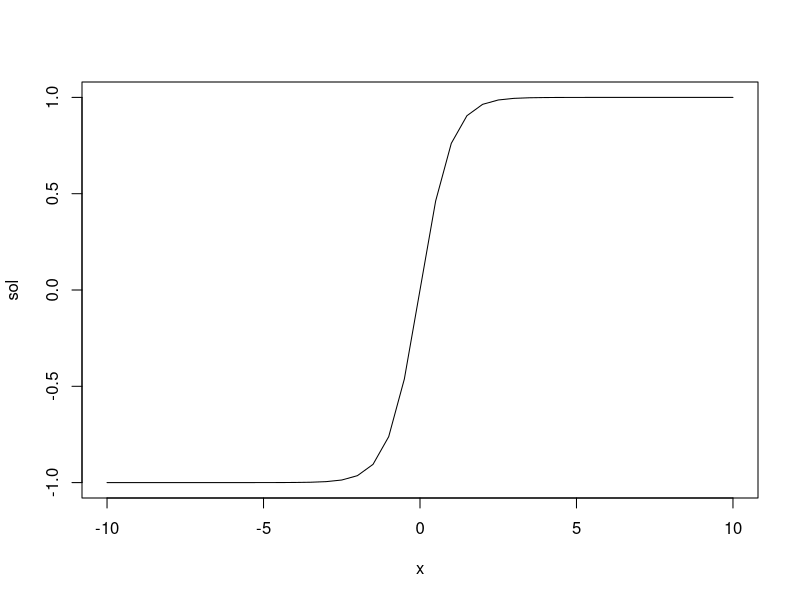

Write the R code that produced this figure.
## ---- chunk 1
#PARTE 1
#Pregunta N°1
x<- c(seq(from= -10,to=10,by = 0.5))
x
tanh<-function(m){
  r<-(exp(2*m)-1)/(exp(2*m)+1)
  return(r)
}
sol<-tanh(x)
plot(x,sol,type="l")

#Pregunta N°2
ERP<-function(v1,v2){
  Xp<-c()
  Yp<-c()
  for(i in 1:length(v1)){
    x<-log10(v1[i])
    y<-log10(v2[i])
    Xp<-c(Xp,x)
    Yp<-c(Yp,y)
  }
  prod<-Xp*Yp
  Xp_cuadrado<-Xp^2
  m<-length(v1)
  B<-(((m*sum(prod))-(sum(Xp)*sum(Yp)))/((m*sum(Xp_cuadrado))-(sum(Xp))^2))
  A<-10^(mean(Yp)-B*mean(Xp))
  return(c(A,B))
}
x<-c(2.5,3,4,5,5.5,6,7)
y<-c(12.5,10,7,4.5,4,3,3.5)
ERP(x,y)

#Pregunta N°3
#Area del triángulo
a <- 3
b <- 4
c <- 5
#angulo entre lados concecutivos(en radiales)
M <- 60*pi/180
sin(M)
Area <- function(valor1, valor2) {
  S <- (valor1*valor2)*(sin(M))/2
  return(S)
}
Area(a,b)

#perímetro del triángulo
perimetro<- function(valor1, valor2, valor3) {
  P <- valor1+valor2+valor3
  return(P)
}
perimetro(a,b,c)

#Pregunta N°4

#Pregunta N°5
CSSE<-function(v,r){
  m<-matrix(v,ncol = 3)
  ds<-det(m)
  for (n in 1:length(r)) {
    if(n==1){
      m<-matrix(v,ncol = 3)
      m[,n]<-r
      dx<-det(m)
    }else if(n==2){
      m<-matrix(v,ncol = 3)
      m[,n]<-r
      dy<-det(m)
    }else{
      m<-matrix(v,ncol = 3)
      m[,n]<-r
      dz<-det(m)
    }
  }
  x<-dx/ds
  y<-dy/ds
  z<-dz/ds
  r<-c(x,y,z)
  return(r)
}
xyz<-c(2,5,1,1,-4,-1,3,1,-4)
SE<-c(7,-19,4)
CSSE(xyz,SE)



